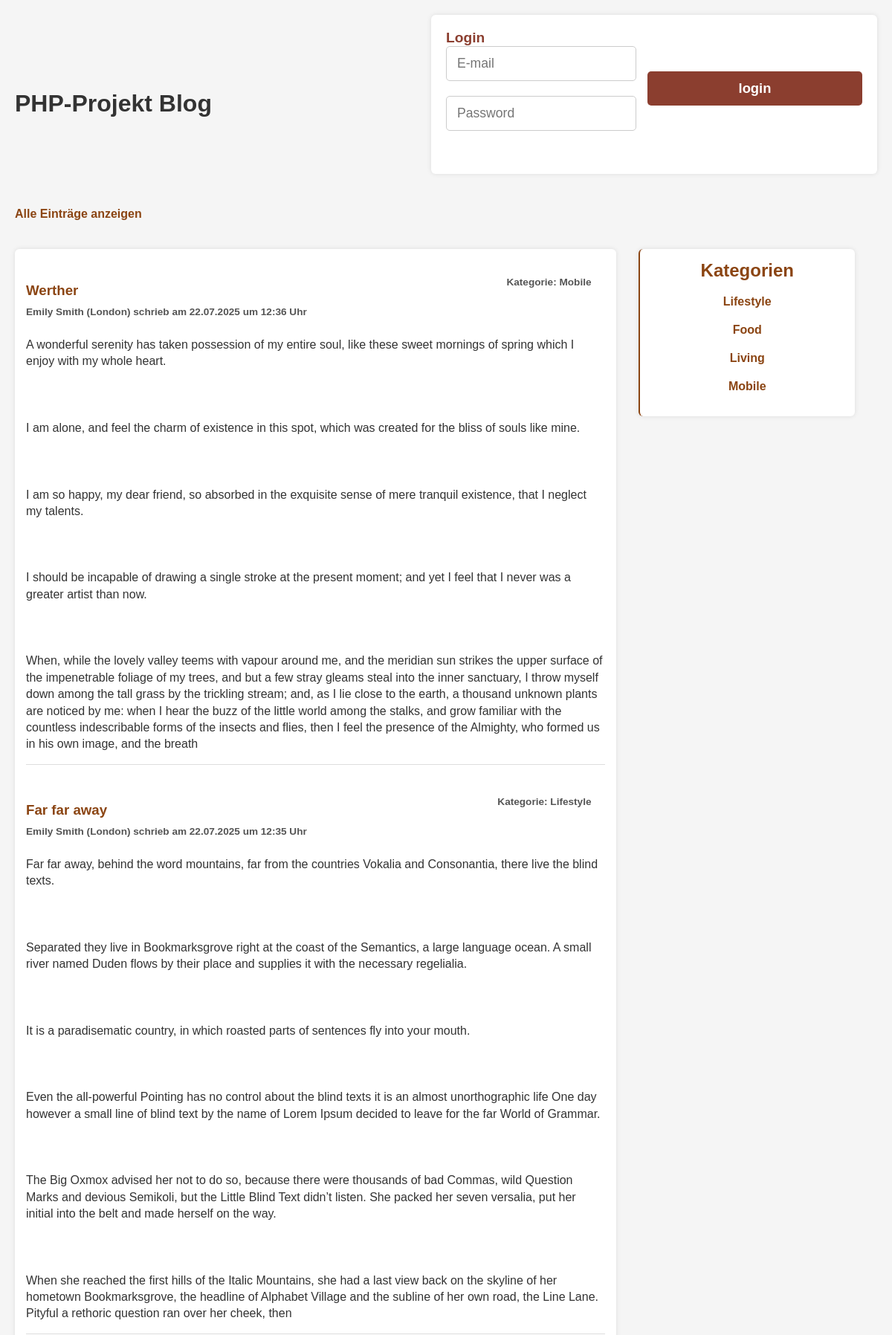
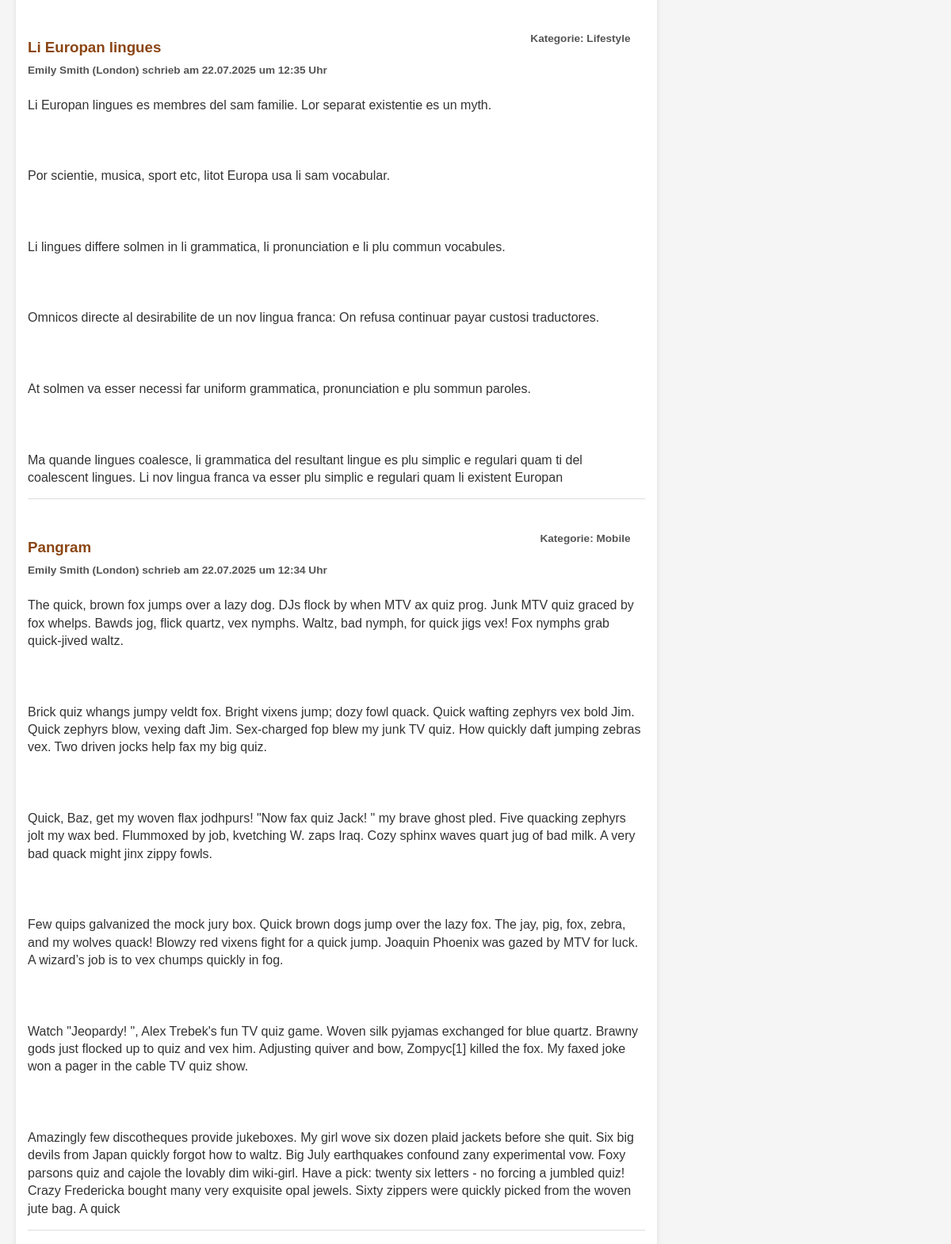
The page / (upper part) on the database its author committed (2 pictures, top to bottom).
### tables this page shows
CREATE TABLE `blogs` (
  `blogID` int(11) NOT NULL,
  `blogHeadline` varchar(255) NOT NULL,
  `blogContent` text NOT NULL,
  `blogDate` timestamp NOT NULL DEFAULT current_timestamp(),
  `catID` int(11) NOT NULL,
  `userID` int(11) NOT NULL
);

CREATE TABLE `categories` (
  `catID` int(11) NOT NULL,
  `catLabel` varchar(255) NOT NULL
);

CREATE TABLE `users` (
  `userID` int(11) NOT NULL,
  `userFirstName` varchar(255) NOT NULL,
  `userLastName` varchar(255) NOT NULL,
  `userEmail` varchar(255) NOT NULL,
  `userCity` varchar(255) NOT NULL,
  `userPassword` varchar(255) NOT NULL
);

### include/dateTime.inc.php (called while the page is built, shortened)
<?php
				function isoToEuDateTime($value) {
					if($value) {
						if( strpos($value, " ") ) {
							$dateTimeArray = explode(" ", $value);
							$date = $dateTimeArray[0];
							$dateArray 	= explode("-", $date);
							$time = $dateTimeArray[1];
							$time 		= substr($time, 0, 5);
						} else {
							$dateArray 	= explode("-", $value);
							$time 		= NULL;
						}
						$euDate = "$dateArray[2].$dateArray[1].$dateArray[0]";
					} else {
						$euDate 		= NULL;
						$time 		= NULL;
					}
					return array("date"=>$euDate, "time"=>$time);
				}

### index.php (the view, shortened to what this page needs)
<?php
				require_once("./include/form.inc.php");
				require_once("./include/db.inc.php");
				require_once("./include/dateTime.inc.php");
                $loggedIn       = false;
                $filterCategoryID   = NULL;
                $errorLogin     = NULL;
                $PDO = dbConnect('blogprojekt');
                $sql = "SELECT * FROM categories";
                $placeholders = [];
                try {
                    $PDOStatement = $PDO->prepare($sql);
                    $PDOStatement->execute($placeholders);
                } catch(PDOException $error) {
if(DEBUG) 			echo "<p class='debug db err'><b>Line " . __LINE__ . "</b>: ERROR: " . $error->GetMessage() . "<i>(" . basename(__FILE__) . ")</i></p>\n";
                }
                $categoriesArr = $PDOStatement->fetchAll(PDO::FETCH_ASSOC);
                    $PDO = dbConnect('blogprojekt');
                    $sql = "SELECT *
                            FROM blogs
                            INNER JOIN users USING(userID)
                            INNER JOIN categories USING(catID) ";
                    $placeholders = [];
                    $sql .= " ORDER BY blogDate DESC";
                    try {
                        $PDOStatement = $PDO->prepare($sql);
                        $PDOStatement->execute($placeholders);
                    } catch(PDOException $error) {
if(DEBUG) 			    echo "<p class='debug db err'><b>Line " . __LINE__ . "</b>: ERROR: " . $error->GetMessage() . "<i>(" . basename(__FILE__) . ")</i></p>\n";
                    }
                    $postsArr = $PDOStatement->fetchAll(PDO::FETCH_ASSOC);
                if( isset($_SESSION['ID']) === false || $_SESSION['IPADDRESS'] !== $_SERVER['REMOTE_ADDR'] ){
                    $loggedIn = false;
                }
?>
<!doctype html>
<html lang="de">
	<head>
		<link rel="stylesheet" href="./css/main.css">
		<link rel="stylesheet" href="./css/debug.css">
	</head>
	<body>
    <header>
        <h1>PHP-Projekt Blog</h1>
            <?php if( $loggedIn === false ): ?>
                <form action="" method="post" class="login-form">
                    <fieldset>
                        <legend>Login</legend>
                        <div class="input-group">
                            <input class="short" type="text" name="f1" placeholder="E-mail">
                            <input class="short" type="password" name="f2" placeholder="Password">
                        </div>
                        <input class="short" type="submit" value="login">
                    </fieldset>
                    <span class="error"><?= $errorLogin ?></span><br>
                </form>
            <?php endif ?>
    </header>
        <nav><a href="./">Alle Einträge anzeigen</a></nav><br>
        <div class="content-wrapper">
            <main class="posts">
                <?php foreach( $postsArr AS $post ): ?>
                    <article class="publishContent">
                        <label for="categoryName" class="categoryLabel"> Kategorie: <?= $post['catLabel'] ?></label>
                        <h3><?= $post['blogHeadline']; ?></h3>
                        <label for="contentUser">
                            <?= $post['userFirstName'] ?> <?= $post['userLastName'] ?> (<?= $post['userCity'] ?>) schrieb am <?= isoToEuDateTime($post['blogDate'])['date'] ?> um <?= isoToEuDateTime($post['blogDate'])['time'] ?> Uhr
                        </label>
                        <br>
                        <p><?= nl2br($post['blogContent']) ?></p>
                    </article>
                <?php endforeach ?>
            </main>
            <aside class="categories">
                <h2>Kategorien</h2>
                <?php foreach($categoriesArr AS $categories): ?>
                    <div class="<?php if($categories['catID'] == $filterCategoryID) echo 'selectedCategory' ?>">
                        <a href="?action=showCategory&id=<?= $categories['catID'] ?>"><?= $categories['catLabel']?></a>
                    </div>
                <?php endforeach ?>
            </aside>
	</body>
</html>

### css/main.css (style rules this page uses)
* { box-sizing: border-box; margin: 0; padding: 0; font-family: Arial, sans-serif; }
body { padding: 20px; background-color: #f5f5f5; color: #333; }
header { display: flex; justify-content: space-between; align-items: center; margin-bottom: 20px; }
.login-form input[type="submit"] { cursor: pointer; background-color: #8B4513; color: white; border: none; border-radius: 3px; transition: background-color 0.3s; }
nav { margin-bottom: 20px; }
nav a { color: #8B4513; text-decoration: none; font-weight: bold; }
.content-wrapper { display: flex; gap: 30px; }
.posts { flex: 3; background-color: white; padding: 15px; border-radius: 6px; box-shadow: 0 0 6px rgba(0,0,0,0.1); overflow-wrap: break-word; }
.publishContent { margin-bottom: 20px; padding-bottom: 15px; border-bottom: 1px solid #ddd; }
.publishContent h3 { color: #8B4513; margin-bottom: 5px; }
.publishContent label { display: block; font-size: 0.85rem; color: #555; margin-bottom: 8px; }
.publishContent p { white-space: pre-wrap; font-size: 1rem; line-height: 1.4; }
.categories { background-color: white; padding: 15px; border-radius: 6px; box-shadow: 0 0 6px rgba(0,0,0,0.1); border-left: 2px solid #8B4513; align-self: flex-start; flex: 1; }
.categories h2 { margin-bottom: 15px; color: #8B4513; text-align: center; }
.categories div { margin-bottom: 12px; padding: 4px 8px; border-radius: 4px; text-align: center; }
.categories a { text-decoration: none; color: #8B4513; font-weight: bold; display: inline-block; }
form { background-color: #fff; padding: 20px; border-radius: 6px; box-shadow: 0 0 6px rgba(0, 0, 0, 0.1); margin-bottom: 25px; width: 100%; max-width: 600px; }
form input[type="text"], form textarea, form select { width: 100%; padding: 10px; margin-bottom: 10px; border: 1px solid #ccc; border-radius: 4px; font-size: 1rem; }
form input[type="submit"] { background-color: #8B3E2F; color: white; padding: 10px 16px; border: none; border-radius: 4px; cursor: pointer; font-weight: bold; transition: background-color 0.3s ease; }
label { display: inline-block; margin: 10px 0 5px; color: #8B3E2F; font-weight: bold; }
.login-form fieldset { border: none; padding: 0; margin: 0; display: flex; align-items: center; gap: 15px; width: 100%; }
.login-form fieldset legend { font-weight: bold; color: #8B3E2F; margin-right: 15px; font-size: 1.2rem; white-space: nowrap; }
.login-form input.short { flex: 1; padding: 12px 14px; font-size: 1.1rem; border: 1px solid #ccc; border-radius: 5px; box-sizing: border-box; }
.login-form input[type="submit"] { padding: 12px 24px; font-size: 1.15rem; background-color: #8B3E2F; color: white; border: none; border-radius: 5px; cursor: pointer; font-weight: bold; transition: background-color 0.3s ease; white-space: nowrap; }
.login-form .input-group { display: flex; flex-direction: column; gap: 10px; }
.login-form { display: flex; flex-direction: column; align-items: flex-end; gap: 8px; }
.publishContent { position: relative; padding-top: 30px; }
.categoryLabel { position: absolute; top: 8px; right: 10px; color: white; padding: 4px 8px; border-radius: 4px; font-size: 0.85rem; font-weight: bold; white-space: nowrap; }

### rows shown on the page
blogs: catID.catLabel "Mobile", blogHeadline "Werther", userID.userFirstName "Emily", userID.userLastName "Smith", userID.userCity "London", blogDate "22.07.2025", blogDate "12:36", blogContent "A wonderful serenity has taken possession of my entire soul, like these sweet mornings of spring which I enjoy with my whole heart. I am alone, and feel the charm of existence in this spot, which was created for the bliss of souls like mine. I am so happy, my dear friend, so absorbed in the exquisite sense of mere tranquil existence, that I neglect my talents. I should be incapable of drawing a single stroke at the present moment; and yet I feel that I never was a greater artist than now. When, while the lovely valley teems with vapour around me, and the meridian sun strikes the upper surface of the impenetrable foliage of my trees, and but a few stray gleams steal into the inner sanctuary,…"
blogs: catID.catLabel "Lifestyle", blogHeadline "Far far away", userID.userFirstName "Emily", userID.userLastName "Smith", userID.userCity "London", blogDate "22.07.2025", blogDate "12:35", blogContent "Far far away, behind the word mountains, far from the countries Vokalia and Consonantia, there live the blind texts. Separated they live in Bookmarksgrove right at the coast of the Semantics, a large language ocean. A small river named Duden flows by their place and supplies it with the necessary regelialia. It is a paradisematic country, in which roasted parts of sentences fly into your mouth. Even the all-powerful Pointing has no control about the blind texts it is an almost unorthographic life One day however a small line of blind text by the name of Lorem Ipsum decided to leave for the far World of Grammar. The Big Oxmox advised her not to do so, because there were thousands of bad…"
blogs: catID.catLabel "Lifestyle", blogHeadline "Li Europan lingues", userID.userFirstName "Emily", userID.userLastName "Smith", userID.userCity "London", blogDate "22.07.2025", blogDate "12:35", blogContent "Li Europan lingues es membres del sam familie. Lor separat existentie es un myth. Por scientie, musica, sport etc, litot Europa usa li sam vocabular. Li lingues differe solmen in li grammatica, li pronunciation e li plu commun vocabules. Omnicos directe al desirabilite de un nov lingua franca: On refusa continuar payar custosi traductores. At solmen va esser necessi far uniform grammatica, pronunciation e plu sommun paroles. Ma quande lingues coalesce, li grammatica del resultant lingue es plu simplic e regulari quam ti del coalescent lingues. Li nov lingua franca va esser plu simplic e regulari quam li existent Europan"
blogs: catID.catLabel "Mobile", blogHeadline "Pangram", userID.userFirstName "Emily", userID.userLastName "Smith", userID.userCity "London", blogDate "22.07.2025", blogDate "12:34", blogContent "The quick, brown fox jumps over a lazy dog. DJs flock by when MTV ax quiz prog. Junk MTV quiz graced by fox whelps. Bawds jog, flick quartz, vex nymphs. Waltz, bad nymph, for quick jigs vex! Fox nymphs grab quick-jived waltz. Brick quiz whangs jumpy veldt fox. Bright vixens jump; dozy fowl quack. Quick wafting zephyrs vex bold Jim. Quick zephyrs blow, vexing daft Jim. Sex-charged fop blew my junk TV quiz. How quickly daft jumping zebras vex. Two driven jocks help fax my big quiz. Quick, Baz, get my woven flax jodhpurs! \"Now fax quiz Jack! \" my brave ghost pled. Five quacking zephyrs jolt my wax bed. Flummoxed by job, kvetching W. zaps Iraq. Cozy sphinx waves quart jug of bad milk. A very…"
categories: catLabel "Lifestyle"
categories: catLabel "Food"
categories: catLabel "Living"
categories: catLabel "Mobile"
